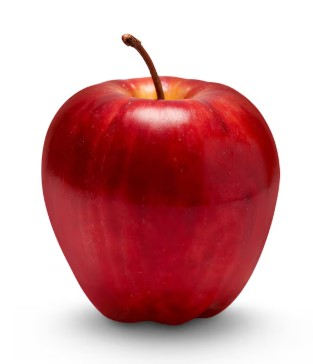
#> input picture test_image.jpg, 313 x 364 px
$ python image_gen.py
#> lines starting #> are read from the running program, lines starting #| are printed output that depends on the picture
import cv2
import numpy as np

input_filename = 'test_image.jpg'
output_filename = 'image.hex'
width = 100
height = 100

print(f"Reading {input_filename}...")


img = cv2.imread(input_filename, cv2.IMREAD_GRAYSCALE)
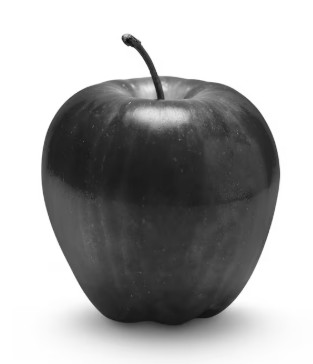
#> img: shape (364, 313); min 11, max 255, mean 169.4

if img is None:
    print("Error: Could not find image. Make sure 'test_image.jpg' is in the folder!")
    exit()

img = cv2.resize(img, (width, height))
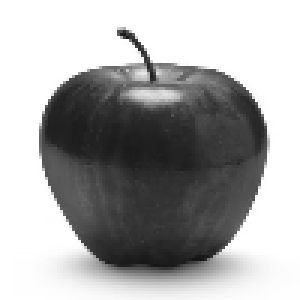
#> img: shape (100, 100) (shown 3 times larger); min 20, max 255, mean 169.3

print(f"Converting to {output_filename}")
with open(output_filename, 'w') as f:

    for row in range(height):
        for col in range(width):
            pixel_value = img[row, col]
            f.write(f"{pixel_value:02x}\n")

print(f"Success! {output_filename} created.")
print(f"Image dimensions: {width}x{height}")
print(f"Total pixels: {width * height}")
